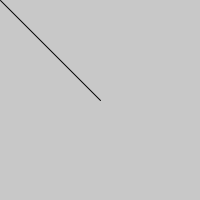
Frame 1 (no input)
Frame 60 (the mouse pressed at the canvas centre just before this capture): identical to frame 1, image omitted
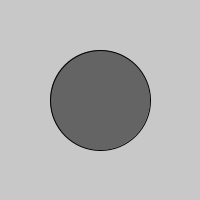
Frame 120 (the mouse held since frame 60 and released just before this capture)

The Processing sketch that drew these frames (run headless with seeded random() and noise(); from frame 60 on, the mouse is pressed at the canvas centre):

// Processing sketch: sketch_2o
// ── sketch_2o.pde
int diameter = 10;

void setup() {  
  size(200,200);
  smooth();
  background(200, 200, 200);
  frameRate(15);
}
 
void draw() {
  background(200, 200, 200);
  line(100, 100, mouseX, mouseY);
  
  fill(mouseX, mouseY, mouseX);
  ellipse(100,100, mouseY, mouseX);
  //ellipse(mouseX, mouseY, diameter, diameter);
  diameter++;
}
